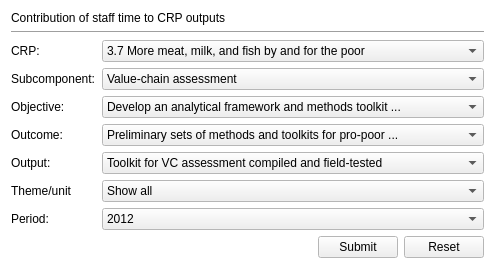
<?xml version="1.0" encoding="UTF-8"?>
<ui version="4.0">
 <class>nutrientflows</class>
 <widget class="QWidget" name="nutrientflows">
  <property name="geometry">
   <rect>
    <x>0</x>
    <y>0</y>
    <width>495</width>
    <height>227</height>
   </rect>
  </property>
  <property name="palette">
   <palette>
    <active>
     <colorrole role="Base">
      <brush brushstyle="SolidPattern">
       <color alpha="255">
        <red>255</red>
        <green>255</green>
        <blue>255</blue>
       </color>
      </brush>
     </colorrole>
     <colorrole role="Window">
      <brush brushstyle="SolidPattern">
       <color alpha="255">
        <red>255</red>
        <green>255</green>
        <blue>255</blue>
       </color>
      </brush>
     </colorrole>
    </active>
    <inactive>
     <colorrole role="Base">
      <brush brushstyle="SolidPattern">
       <color alpha="255">
        <red>255</red>
        <green>255</green>
        <blue>255</blue>
       </color>
      </brush>
     </colorrole>
     <colorrole role="Window">
      <brush brushstyle="SolidPattern">
       <color alpha="255">
        <red>255</red>
        <green>255</green>
        <blue>255</blue>
       </color>
      </brush>
     </colorrole>
    </inactive>
    <disabled>
     <colorrole role="Base">
      <brush brushstyle="SolidPattern">
       <color alpha="255">
        <red>255</red>
        <green>255</green>
        <blue>255</blue>
       </color>
      </brush>
     </colorrole>
     <colorrole role="Window">
      <brush brushstyle="SolidPattern">
       <color alpha="255">
        <red>255</red>
        <green>255</green>
        <blue>255</blue>
       </color>
      </brush>
     </colorrole>
    </disabled>
   </palette>
  </property>
  <property name="windowTitle">
   <string>Project management</string>
  </property>
  <layout class="QVBoxLayout" name="verticalLayout">
   <item>
    <widget class="QLabel" name="label_5">
     <property name="text">
      <string>Contribution of staff time to CRP outputs</string>
     </property>
     <property name="wordWrap">
      <bool>true</bool>
     </property>
    </widget>
   </item>
   <item>
    <widget class="Line" name="line">
     <property name="palette">
      <palette>
       <active>
        <colorrole role="Base">
         <brush brushstyle="SolidPattern">
          <color alpha="255">
           <red>255</red>
           <green>255</green>
           <blue>255</blue>
          </color>
         </brush>
        </colorrole>
        <colorrole role="Window">
         <brush brushstyle="SolidPattern">
          <color alpha="255">
           <red>0</red>
           <green>192</green>
           <blue>0</blue>
          </color>
         </brush>
        </colorrole>
       </active>
       <inactive>
        <colorrole role="Base">
         <brush brushstyle="SolidPattern">
          <color alpha="255">
           <red>255</red>
           <green>255</green>
           <blue>255</blue>
          </color>
         </brush>
        </colorrole>
        <colorrole role="Window">
         <brush brushstyle="SolidPattern">
          <color alpha="255">
           <red>0</red>
           <green>192</green>
           <blue>0</blue>
          </color>
         </brush>
        </colorrole>
       </inactive>
       <disabled>
        <colorrole role="Base">
         <brush brushstyle="SolidPattern">
          <color alpha="255">
           <red>0</red>
           <green>192</green>
           <blue>0</blue>
          </color>
         </brush>
        </colorrole>
        <colorrole role="Window">
         <brush brushstyle="SolidPattern">
          <color alpha="255">
           <red>0</red>
           <green>192</green>
           <blue>0</blue>
          </color>
         </brush>
        </colorrole>
       </disabled>
      </palette>
     </property>
     <property name="orientation">
      <enum>Qt::Horizontal</enum>
     </property>
    </widget>
   </item>
   <item>
    <layout class="QGridLayout" name="gridLayout">
     <item row="0" column="2">
      <widget class="QComboBox" name="comboBox">
       <item>
        <property name="text">
         <string>3.7 More meat, milk, and fish by and for the poor</string>
        </property>
       </item>
      </widget>
     </item>
     <item row="1" column="0">
      <widget class="QLabel" name="label_2">
       <property name="text">
        <string>Subcomponent:</string>
       </property>
      </widget>
     </item>
     <item row="1" column="2">
      <widget class="QComboBox" name="comboBox_2">
       <item>
        <property name="text">
         <string>Value-chain assessment</string>
        </property>
       </item>
      </widget>
     </item>
     <item row="3" column="0">
      <widget class="QLabel" name="label_3">
       <property name="text">
        <string>Outcome:</string>
       </property>
      </widget>
     </item>
     <item row="3" column="2">
      <widget class="QComboBox" name="comboBox_3">
       <item>
        <property name="text">
         <string>Preliminary sets of methods and toolkits for pro-poor ...</string>
        </property>
       </item>
      </widget>
     </item>
     <item row="4" column="0">
      <widget class="QLabel" name="label_4">
       <property name="text">
        <string>Output:</string>
       </property>
      </widget>
     </item>
     <item row="4" column="2">
      <widget class="QComboBox" name="comboBox_4">
       <item>
        <property name="text">
         <string>Toolkit for VC assessment compiled and field-tested</string>
        </property>
       </item>
      </widget>
     </item>
     <item row="6" column="0">
      <widget class="QLabel" name="label_6">
       <property name="text">
        <string>Period:</string>
       </property>
      </widget>
     </item>
     <item row="6" column="2">
      <widget class="QComboBox" name="comboBox_5">
       <item>
        <property name="text">
         <string>2012</string>
        </property>
       </item>
      </widget>
     </item>
     <item row="0" column="0">
      <widget class="QLabel" name="label">
       <property name="sizePolicy">
        <sizepolicy hsizetype="Fixed" vsizetype="Preferred">
         <horstretch>0</horstretch>
         <verstretch>0</verstretch>
        </sizepolicy>
       </property>
       <property name="text">
        <string>CRP:</string>
       </property>
      </widget>
     </item>
     <item row="5" column="0">
      <widget class="QLabel" name="label_7">
       <property name="text">
        <string>Theme/unit</string>
       </property>
      </widget>
     </item>
     <item row="5" column="2">
      <widget class="QComboBox" name="comboBox_6">
       <item>
        <property name="text">
         <string>Show all</string>
        </property>
       </item>
      </widget>
     </item>
     <item row="2" column="0">
      <widget class="QLabel" name="label_8">
       <property name="text">
        <string>Objective:</string>
       </property>
      </widget>
     </item>
     <item row="2" column="2">
      <widget class="QComboBox" name="comboBox_7">
       <item>
        <property name="text">
         <string>Develop an analytical framework and methods toolkit ...</string>
        </property>
       </item>
      </widget>
     </item>
    </layout>
   </item>
   <item>
    <layout class="QHBoxLayout" name="horizontalLayout">
     <item>
      <spacer name="horizontalSpacer">
       <property name="orientation">
        <enum>Qt::Horizontal</enum>
       </property>
       <property name="sizeHint" stdset="0">
        <size>
         <width>40</width>
         <height>20</height>
        </size>
       </property>
      </spacer>
     </item>
     <item>
      <widget class="QPushButton" name="pushButton">
       <property name="text">
        <string>Submit</string>
       </property>
      </widget>
     </item>
     <item>
      <widget class="QPushButton" name="pushButton_2">
       <property name="text">
        <string>Reset</string>
       </property>
      </widget>
     </item>
    </layout>
   </item>
  </layout>
 </widget>
 <resources/>
 <connections/>
</ui>
